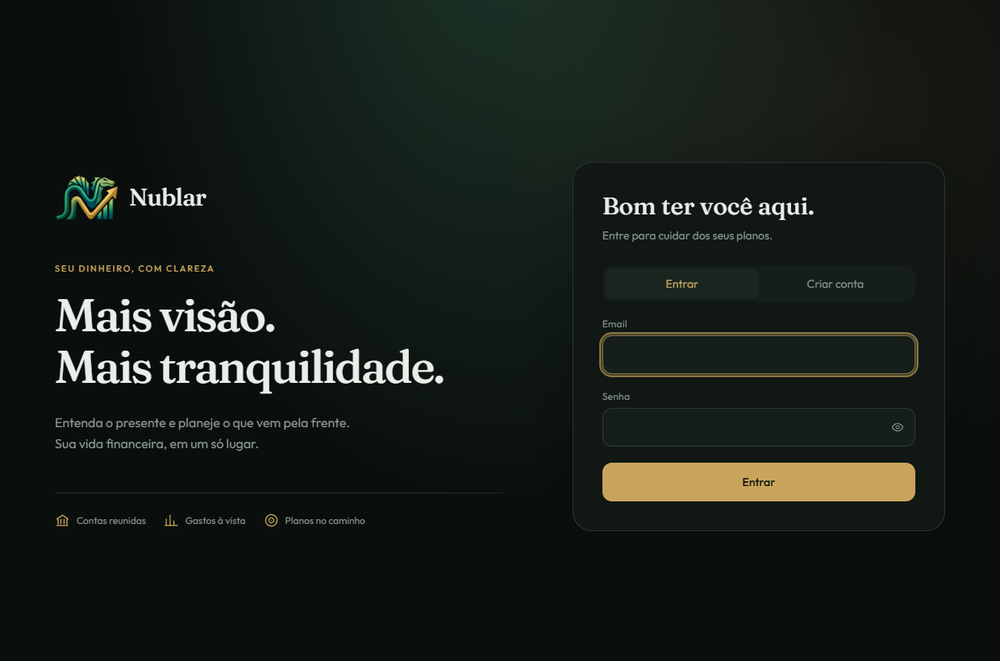
#> input picture issue-10/01-login-escuro-branch.png, 1000 x 661 px, shrunk from 1240 x 820 before the run; the run also reads 1 picture not shown here
$ python pixel-diff.py ../../../../issue-10/01-login-escuro-branch.png ../../../../issue-10/01-login-escuro-main.png out.png
#> lines starting #> are read from the running program, lines starting #| are printed output that depends on the picture
"""Pixel diff between two screenshots, for PR evidence.

    python -I pixel-diff.py antes.png depois.png [diff.png]

Prints how many pixels differ and where. With a third path, saves an image
that highlights the changed pixels in magenta over a faded "depois".
"""
import sys

from PIL import Image, ImageChops


def main() -> int:
    if len(sys.argv) < 3:
        print(__doc__)
        return 1
    before = Image.open(sys.argv[1]).convert("RGB")
#> before is the input picture: PIL image 1000x661 RGB; mean R, G, B 22.7, 29.1, 23.7
    after = Image.open(sys.argv[2]).convert("RGB")
    if before.size != after.size:
        print(f"tamanhos diferentes: {before.size} x {after.size}")
        return 2

    diff = ImageChops.difference(before, after)
#> diff: PIL image 1000x661 RGB; every value is 0
    mask = diff.convert("L").point(lambda v: 255 if v else 0)
#> mask: PIL image 1000x661 L; every value is 0
    changed = mask.histogram()[255]
#> changed = 0
    total = before.size[0] * before.size[1]
#> total = 661000
    print(f"pixels diferentes: {changed} de {total} ({changed / total:.4%}) area: {diff.getbbox()}")
#| pixels diferentes: 0 de 661000 (0.0000%) area: None

    if len(sys.argv) > 3:
        faded = Image.blend(after, Image.new("RGB", after.size, "white"), 0.6)
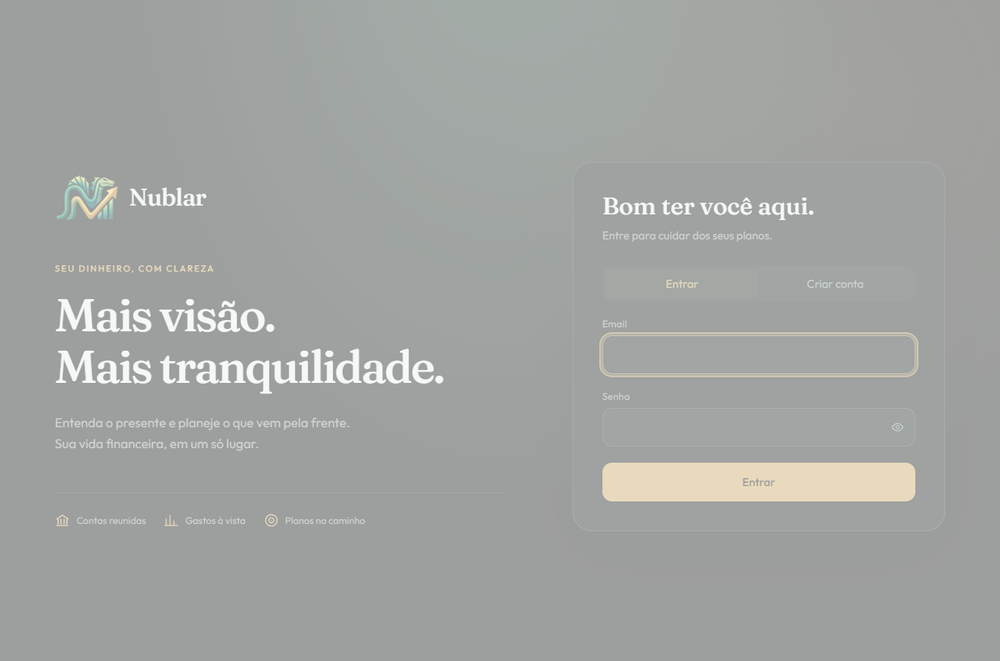
#> faded: PIL image 1000x661 RGB; mean R, G, B 161.8, 164.4, 162.2
        faded.paste(Image.new("RGB", after.size, (255, 0, 255)), mask=mask)
        faded.save(sys.argv[3])
        print("imagem do diff:", sys.argv[3])
    return 0


if __name__ == "__main__":
    sys.exit(main())
#> (the program exits here)
